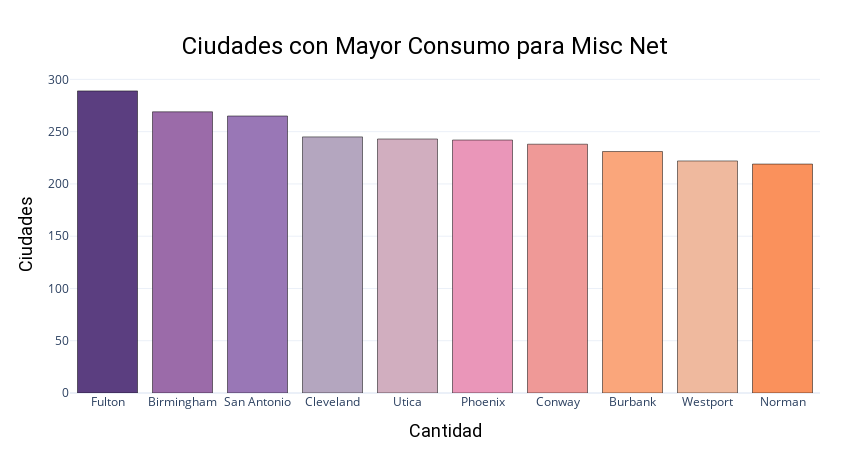

The cell this chart's notebook holds for it:
### Code cell
misc_net

### Figure 1 — Plotly figure (JSON) as saved in the notebook; plotly's stock layout.template omitted (floating-point values rounded to 4 significant figures)
{"data": [{"marker": {"color": ["#5b3e80", "#9b6ba9", "#9977b6", "#b4a6bf", "#d1aebf", "#ea96b9", "#ef9997", "#faa67b", "#efb99e", "#fa915c", "#bb7497", "#549fa3", "#547ca3", "#3776dc"], "line": {"color": "black", "width": 0.5}}, "orientation": "v", "type": "bar", "x": ["Fulton", "Birmingham", "San Antonio", "Cleveland", "Utica", "Phoenix", "Conway", "Burbank", "Westport", "Norman"], "y": [289, 269, 265, 245, 243, 242, 238, 231, 222, 219]}], "layout": {"height": 450, "hoverlabel": {"bgcolor": "white", "font": {"color": "black", "family": "Roboto", "size": 16}}, "margin": {"b": 30, "l": 70, "r": 30, "t": 75}, "title": {"font": {"color": "black", "family": "Roboto", "size": 24}, "pad": {"b": 90}, "text": "Ciudades con Mayor Consumo para Misc Net", "x": 0.5, "xanchor": "center", "yanchor": "top"}, "width": 850, "xaxis": {"title": {"font": {"color": "black", "family": "Roboto", "size": 18}, "text": "Cantidad"}}, "yaxis": {"automargin": true, "title": {"font": {"color": "black", "family": "Roboto", "size": 18}, "standoff": 10, "text": "Ciudades"}}}}
